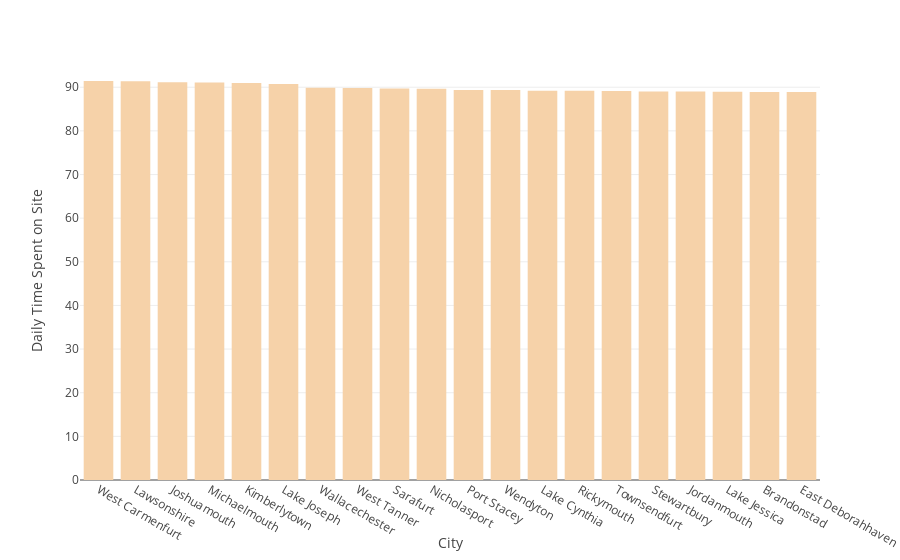

Write notebook code for a chart like this one.
### Code cell
#top city with daily time


city_dailytime=pd.DataFrame(df.groupby('City')['Daily Time Spent on Site'].mean().sort_values(ascending=False)[:20])
city_dailytime=city_dailytime.rename_axis(['City']).reset_index()
city_dailytime
px.bar(city_dailytime, x='City', y='Daily Time Spent on Site',template="none",color_discrete_sequence= px.colors.sequential.Redor)

### Figure 1 — Plotly figure (JSON) as saved in the notebook; plotly's stock layout.template omitted (floating-point values rounded to 4 significant figures)
{"data": [{"alignmentgroup": "True", "hovertemplate": "City=%{x}<br>Daily Time Spent on Site=%{y}<extra></extra>", "legendgroup": "", "marker": {"color": "rgb(246, 210, 169)", "pattern": {"shape": ""}}, "name": "", "offsetgroup": "", "orientation": "v", "showlegend": false, "textposition": "auto", "type": "bar", "x": ["West Carmenfurt", "Lawsonshire", "Joshuamouth", "Michaelmouth", "Kimberlytown", "Lake Joseph", "Wallacechester", "West Tanner", "Sarafurt", "Nicholasport", "Port Stacey", "Wendyton", "Lake Cynthia", "Rickymouth", "Townsendfurt", "Stewartbury", "Jordanmouth", "Lake Jessica", "Brandonstad", "East Deborahhaven"], "xaxis": "x", "y": [91.43, 91.37, 91.15, 91.1, 90.97, 90.75, 89.91, 89.8, 89.71, 89.66, 89.37, 89.34, 89.21, 89.18, 89.15, 89.05, 89, 88.97, 88.91, 88.89], "yaxis": "y"}], "layout": {"barmode": "relative", "legend": {"tracegroupgap": 0}, "margin": {"t": 60}, "xaxis": {"anchor": "y", "domain": [0, 1], "title": {"text": "City"}}, "yaxis": {"anchor": "x", "domain": [0, 1], "title": {"text": "Daily Time Spent on Site"}}}}
